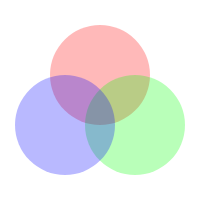
Frame 1 (no input)
Frame 60 (no input): identical to frame 1, image omitted
Frame 120 (the mouse pressed at the canvas centre since frame 60): identical to frame 1, image omitted

The p5.js sketch that drew this single still picture (run headless with seeded random() and noise() and a simulated clock; from frame 60 on, the mouse is pressed at the canvas centre):

// p5.js sketch
// ── sketch.js
function setup() {
  createCanvas(200, 200);
}

function draw() {
  background(255);
  
  push();
  noStroke();
  fill(255, 0, 0, 70);
  circle(100, 75, 100);
  pop();
  
  push();
  noStroke();
  fill(0, 255, 0, 70);
  circle(135, 125, 100);
  pop();

  push();
  noStroke();
  fill(0, 0, 255, 70);
  circle(65, 125, 100);
  pop();
}
